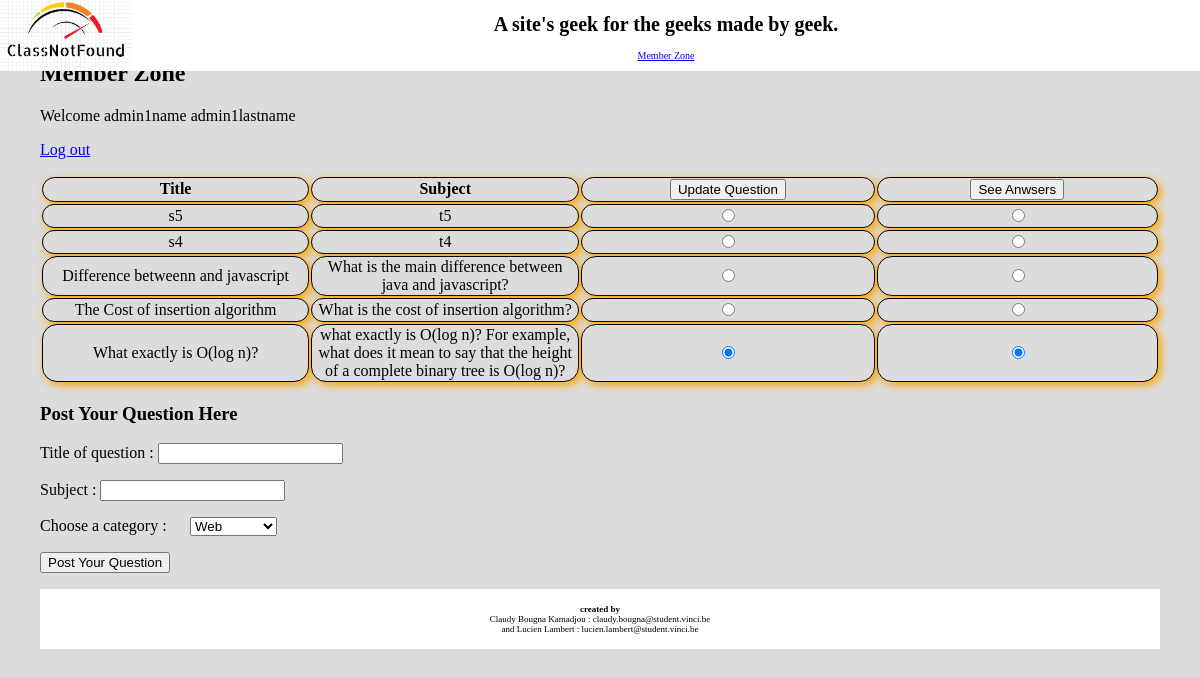
The app's page /index.php?action=member (signed in) with its own data.
### tables this page shows
CREATE TABLE IF NOT EXISTS `questions` (
  `id_question` int(11) NOT NULL AUTO_INCREMENT,
  `title` varchar(255) NOT NULL,
  `subject` varchar(255) NOT NULL,
  `id_category` int(11) NOT NULL,
  `owner` int(11) NOT NULL,
  `creation_date` timestamp NOT NULL DEFAULT CURRENT_TIMESTAMP,
  `state` set('O','S','D') NOT NULL,
  `good_answer` int(11) DEFAULT NULL,
  PRIMARY KEY (`id_question`),
  KEY `id_category` (`id_category`),
  KEY `owner` (`owner`),
  KEY `good_answer` (`good_answer`)
);

### controllers/MemberController.php (called while the page is built, shortened)
<?php
class MemberController{
    private $_db;
    public function __construct($db) {
        $this->_db = $db;
    }
    public function run() {
        $html_pseudo = htmlspecialchars($_SESSION['login']);
        $tabquestions = $this->_db->select_questions();
        $tabCategories = $this->_db->select_categories();
        require_once(CHEMIN_VUES . 'member.php');
    }
}
?>

### index.php (called while the page is built, shortened)
<?php
	$db = Db::getInstance();
	require_once(CHEMIN_VUES . 'header.php');
	$action = (isset($_GET['action'])) ? $_GET['action'] : 'default';
	switch($action) {
		case 'member':
			require_once('controllers/MemberController.php');
			$controller = new MemberController($db);
			break;
	}
	$controller->run();
	require_once(CHEMIN_VUES . 'footer.php');
?>

### models/Db.class.php (called while the page is built, shortened)
<?php class Db {
    private $_db;
    private function __construct() {
        try {
            $this->_db = new PDO('mysql:host=localhost;dbname=projet;charset=utf8', 'root', '');
            $this->_db->setAttribute(PDO::ATTR_ERRMODE, PDO::ERRMODE_EXCEPTION);
			$this->_db->setAttribute(PDO::ATTR_DEFAULT_FETCH_MODE, PDO::FETCH_OBJ);
        } catch (PDOException $e) {
		    die('Erreur de connexion à la base de données : ' . $e->getMessage());
        }
    }
	public function select_questions($keyword = '') {
		if ($keyword != '') {
			$keyword = str_replace("%", "\%", $keyword);
			$query = "SELECT * FROM questions WHERE title LIKE :keyword COLLATE utf8_bin  ORDER BY id_question DESC";
			$ps = $this->_db->prepare($query);
			$ps->bindValue(':keyword', "%$keyword%");
		} else {
			$query = 'SELECT * FROM questions ORDER BY id_question DESC';
			$ps = $this->_db->prepare($query);
		}
		$ps->execute();
		$table = array();
		while ($row = $ps->fetch()) {
			$table[] = new Question($row->id_question, $row->title, $row->subject, $row->creation_date, $row->id_category, $row->owner, $row->state, $row->good_answer);
		}
		return $table;
	}
	public function select_categories() {
		$query = 'SELECT * FROM categories ORDER BY id_category DESC';
		$ps = $this->_db->query($query);
		$table = array();
		while ($row = $ps->fetch()) {
			$table[] = new Category($row->id_category, $row->name);
		}
		return $table;
	}
} ?>

### models/Question.class.php (called while the page is built, shortened)
<?php class Question {
    private $_id_question;
    private $_title;
    private $_subject;
    public function __construct($id_question, $title,  $subject, $creation_date, $id_category, $owner, $state, $good_answer) {
        $this->_id_question = $id_question;
        $this->_title = $title;
        $this->_subject = $subject;
    }
    public function id_question() {
        return $this->_id_question;
    }
    public function html_title() {
        return htmlspecialchars($this->_title);
    }
    public function html_subject() {
        return htmlspecialchars($this->_subject);
    }
    public function html_id_question() {
        return htmlspecialchars($this->_id_question);
    }
} ?>

### models/Category.class.php (called while the page is built)
<?php class Category {
    private $_id_category;
    private $_name;
    public function __construct($id_category, $name) {
        $this->_id_category = $id_category;
        $this->_name = $name;
    }
    public function name() {
        return $this->_name;
    }
    public function id_category() {
        return $this->_id_category;
    }
} ?>

### views/member.php (the view, shortened to what this page needs)
<section id="content">
    <h2>Member Zone</h2>
    <p>Welcome <?php echo $html_pseudo; ?></p>
    <p><a href="index.php?action=logout">Log out</a></p>
    <form action="?action=member" method="post">
        <table id="tableBalises">
            <thead>
            <tr>
                <th>Title</th>
                <th>Subject</th>
                <th><input type="submit" name="form_update" value="Update Question"></th>
                <th><input type="submit" name="form_see_answers" value="See Anwsers"></th>
            </tr>
            </thead>
            <tbody>
            <?php foreach ($tabquestions as $i => $question) { ?>
                <tr>
                    <td><span class="html"><?php echo $tabquestions[$i]->html_title(); ?></span></td>
                    <td><?php echo  $tabquestions[$i]->html_subject(); ?></td>
                    <td><input type="radio" name="question" value="<?php echo $tabquestions[$i]->html_id_question(); ?>" <?php echo (isset($question) && $tabquestions[$i]->id_question() == $question->id_question()) ? 'checked' : ''; ?> /></td>
                    <td><input type="radio" name="idquestion" value="<?php echo $tabquestions[$i]->html_id_question(); ?>" <?php echo (isset($question) && $tabquestions[$i]->id_question() == $question->id_question()) ? 'checked' : ''; ?> /></td>
                </tr>
            <?php } ?>
            </tbody>
        </table>
    </form>
    <h3>Post Your Question Here</h3>
    <div class="form">
        <form action="index.php?action=question" method="post">
            <p>Title of question :	<input type="text" name="title" /></p>
            <p>Subject : <input type="text" name="subject" /></p>
            <label for="id_category">Choose a category :</label>
            <select id="id_category" name="id_category">
                <?php foreach ($tabCategories as $i => $category) { ?>
                    <option value="<?php echo $category->id_category(); ?>"><?php echo $category->name(); ?></option>
                <?php } ?>
            </select>
            <p><input type="submit" name="form_add" value="Post Your Question"></p>
        </form>
    </div>
</section>

### views/css/base.css (style rules this page uses)
#tableBalises th { border-style: solid; border-width: thin; border-collapse: collapse; background-color: #DCDCDC; text-align: center; margin-left: auto; margin-right: auto; width: 500px; border-radius: 15px; box-shadow: 3px 3px 9px orange; }
#tableBalises td { border-style: solid; border-width: thin; border-collapse: collapse; background-color: #DCDCDC; text-align: center; margin-left: auto; margin-right: auto; width: 500px; border-radius: 15px; box-shadow: 3px 3px 9px orange; }
html { font-family: cursive; }
body { height: 100%; background-color: #DCDCDC; min-height: 100%; margin: 20px; padding: 20px; }
label { display:block; width:150px; float:left; }

### records on screen
questions: title "s5", subject "t5"
questions: title "s4", subject "t4"
questions: title "Difference betweenn and javascript", subject "What is the main difference between java and javascript?"
questions: title "The Cost of insertion algorithm", subject "What is the cost of insertion algorithm?"
questions: title "What exactly is O(log n)?", subject "what exactly is O(log n)? For example, what does it mean to say that the height of a complete binary tree is O(log n)?", id_question "☑"

### other values on screen
$libelleloginmember "Member Zone"
$html_pseudo "admin1name admin1lastname"
EMAIL2 "claudy.bougna@student.vinci.be"
EMAIL1 "lucien.lambert@student.vinci.be"
form field id_category "Web"
